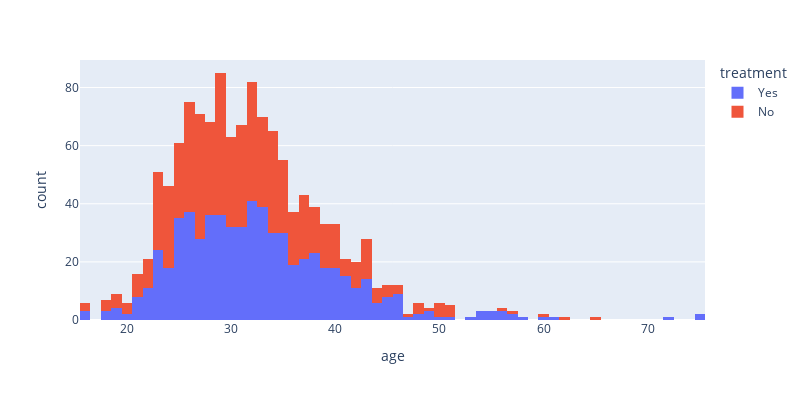

The code cell stored with this chart in its notebook:
### Markdown cell above
What age gets/does not get treatment?

### Code cell
px.histogram(data, x = 'age' , color = 'treatment', width=800, height=400 )

### Figure 1 — Plotly figure (JSON) as saved in the notebook; plotly's stock layout.template omitted (floating-point values rounded to 4 significant figures; data arrays with more than 128 entries replaced by an {"elided": "..."} marker saying what was removed)
{"data": [{"alignmentgroup": "True", "bingroup": "x", "hovertemplate": "treatment=Yes<br>age=%{x}<br>count=%{y}<extra></extra>", "legendgroup": "Yes", "marker": {"color": "#636efa", "pattern": {"shape": ""}}, "name": "Yes", "offsetgroup": "Yes", "orientation": "v", "showlegend": true, "type": "histogram", "x": {"elided": "637 int values"}, "xaxis": "x", "yaxis": "y"}, {"alignmentgroup": "True", "bingroup": "x", "hovertemplate": "treatment=No<br>age=%{x}<br>count=%{y}<extra></extra>", "legendgroup": "No", "marker": {"color": "#EF553B", "pattern": {"shape": ""}}, "name": "No", "offsetgroup": "No", "orientation": "v", "showlegend": true, "type": "histogram", "x": {"elided": "622 int values"}, "xaxis": "x", "yaxis": "y"}], "layout": {"barmode": "relative", "height": 400, "legend": {"title": {"text": "treatment"}, "tracegroupgap": 0}, "margin": {"t": 60}, "width": 800, "xaxis": {"anchor": "y", "domain": [0, 1], "title": {"text": "age"}}, "yaxis": {"anchor": "x", "domain": [0, 1], "title": {"text": "count"}}}}
